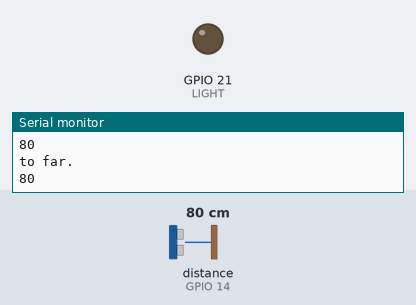
Bench run of a sketch on a simulated ESP32. Shown: output pins drawn as LEDs (lit = HIGH), the last lines printed to the serial monitor. Wiring (inferred from the names in the program): ultrasonic range finder: trigger GPIO 16; echo GPIO 14. Inputs (shaded band) come from the test bench; at power-on: distance to the obstacle (sensor on GPIO 14) 80 cm. The echo pulse lasts 58.3 µs per cm; pins used as bus, display or sensor lines are not drawn.

Above: at 1.2 s.
1.3 s: distance to the obstacle (sensor on GPIO 14) set to 33 cm
2.8 s: distance to the obstacle (sensor on GPIO 14) set to 26 cm
At 3.1 s:
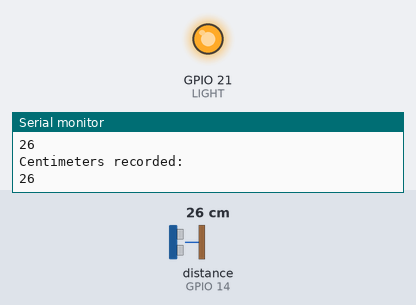
4.3 s: distance to the obstacle (sensor on GPIO 14) set to 9 cm
5.8 s: distance to the obstacle (sensor on GPIO 14) set to 35 cm
At 7.2 s:
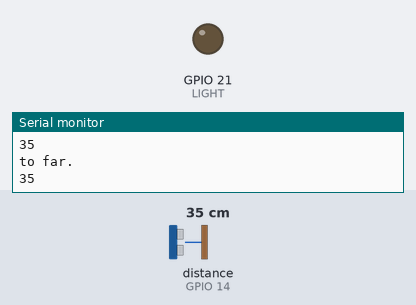
Timing chart, 0 to 8.3 s (numbered marks = the images above; inputs shaded):
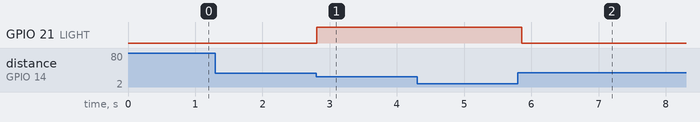

The sketch:

noPing.ino
```cpp
#define TRIGGER 16
#define ECHO 14
#define LIGHT 21
long duration;
long distance;

void setup() {
  Serial.begin(115200);
  pinMode(TRIGGER, OUTPUT);
  pinMode(ECHO, INPUT);
  pinMode(LIGHT, OUTPUT);
}

void loop() {
  digitalWrite(LIGHT, LOW);

  digitalWrite(TRIGGER, LOW);
  delayMicroseconds(2);

  digitalWrite(TRIGGER, HIGH);
  delayMicroseconds(10);

  digitalWrite(TRIGGER, LOW);
  duration = pulseIn(ECHO, HIGH);
  distance = (duration/2) / 29.1;

  if (distance <=4) {
    Serial.println("to close. ");
  } else if (distance >=30) {
    Serial.println("to far. ");Serial.println(distance);
  }
  else {
    digitalWrite(LIGHT, HIGH);
    Serial.println("Centimeters recorded:");Serial.println(distance);
  };

  delay(100);
}
```

Measured:
- the behaviour switches between 30 and 29 cm on distance to the obstacle (sensor on GPIO 14) (found by bisection; images 0 and 1)
- after the input at 2.8 s, GPIO 21 (LIGHT): LOW → HIGH at once
- after the input at 5.8 s, GPIO 21 (LIGHT): HIGH → LOW after 0.05 s
